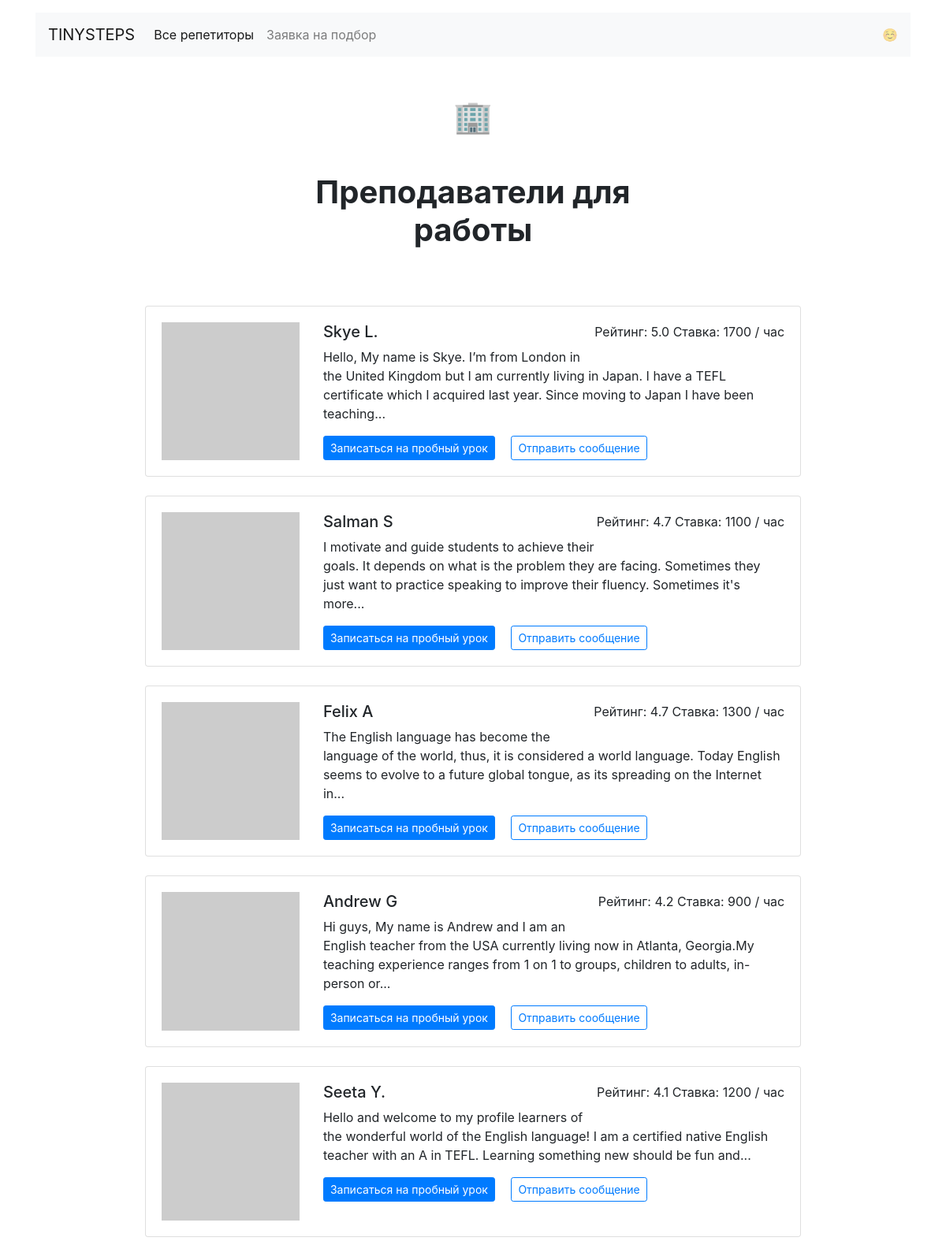
The page /goals/work on the database its author committed.
### app/models.py (models this page shows)
class Goal(db.Model):
    __tablename__ = 'goals'
    id = db.Column(db.Integer, primary_key=True)
    title = db.Column(db.String(100), unique=True, nullable=False)
    slug = db.Column(db.String(50), unique=True, nullable=False)
    requests = db.relationship('Request', back_populates='goal')
    teachers = db.relationship(
       'Teacher',
       secondary=teachers_goals_association,
       back_populates='goals'
    )

class Teacher(db.Model):
    __tablename__ = 'teachers'
    id = db.Column(db.Integer, primary_key=True)
    fullname = db.Column(db.String(120), nullable=False)
    about = db.Column(db.String(2000), nullable=False)
    rating = db.Column(db.Float, default=0.0)
    picture = db.Column(db.String(1000))
    price = db.Column(db.Integer, nullable=False)
    schedule = db.Column(db.JSON, nullable=False)
    bookings = db.relationship('Booking', back_populates='teacher')
    goals = db.relationship(
        'Goal',
        secondary=teachers_goals_association,
        back_populates='teachers'
    )

### app/routes.py (the view)
@app.route('/goals/<goal_slug>')
def goal(goal_slug):
    goal = db.session.query(Goal).filter(Goal.slug == goal_slug).first()
    teachers = db.session.query(Teacher)\
    .filter(Teacher.goals.contains(goal))\
    .order_by(Teacher.rating.desc())
    if not teachers:
        abort(404)
    context = {
        'teachers': teachers,
        'emoji': EMOJI[goal_slug],
        'goal': goal
    }
    return render_template('goal.html', **context)

### app/templates/goal.html
{% extends "base.html" %}
{% block content %}
{% if teachers %}
<h2 class="h1 text-center w-50 mx-auto mt-1 py-5 mb-4"><strong>{{ emoji }}<br><br>Преподаватели
        {{ goal.title|lower }}</strong></h2>
<div class="w-75 m-auto">
    {% include "cards/teacher_list.html" %}
</div>
{% else %}
<h2 class="h1 text-center w-50 mx-auto mt-1 py-5 mb-4"><strong>К сожалению, мы ничего для Вас не нашли.</strong></h2>
{% endif %}
{% endblock %}

### app/templates/cards/teacher_list.html
{% block teacher_list %}
{% for teacher in teachers %}
<div class="card mb-4">
    <div class="card-body">
        <div class="row">
            {% if teacher.picture %}
            <div class="col-3"><img src="{{ teacher.picture }}" class="img-fluid"></div>
            {% else %}
            <div class="col-3"><img src="https://hyiproom.net/images/no_avatar.svg" class="img-fluid"></div>
            {% endif %}
            <div class="col-9">
                <p class="float-right">Рейтинг: {{ teacher.rating }} Ставка: {{ teacher.price }} / час</p>
                <h5>{{ teacher.fullname }}</h5>
                <p>{{ teacher.about|truncate(200) }}</p>
                <a href="{{ url_for('profile', teacher_id=teacher.id) }}" class="btn btn-primary btn-sm mr-3">Записаться
                    на пробный урок</a>
                <a href="{{ url_for('message', teacher_id=teacher.id) }}"
                    class="btn btn-outline-primary btn-sm">Отправить сообщение</a>
            </div>
        </div>
    </div>
</div>
{% endfor %}
{% endblock %}

### rows shown on the page
Goal: title "для работы"
Teacher: rating "5.0", price "1700", fullname "Skye L.", about "Hello, My name is Skye. I’m from London in the United Kingdom but I am currently living in Japan. I have a TEFL certificate which I acquired last year. Since moving to Japan I have been teaching..."
Teacher: rating "4.7", price "1100", fullname "Salman S", about "I motivate and guide students to achieve their goals. It depends on what is the problem they are facing. Sometimes they just want to practice speaking to improve their fluency. Sometimes it's more..."
Teacher: rating "4.7", price "1300", fullname "Felix A", about "The English language has become the language of the world, thus, it is considered a world language. Today English seems to evolve to a future global tongue, as its spreading on the Internet in..."
Teacher: rating "4.2", price "900", fullname "Andrew G", about "Hi guys, My name is Andrew and I am an English teacher from the USA currently living now in Atlanta, Georgia.My teaching experience ranges from 1 on 1 to groups, children to adults, in-person or..."
Teacher: rating "4.1", price "1200", fullname "Seeta Y.", about "Hello and welcome to my profile learners of the wonderful world of the English language! I am a certified native English teacher with an A in TEFL. Learning something new should be fun and..."

### other values the page prints
{{ emoji }} "🏢"
